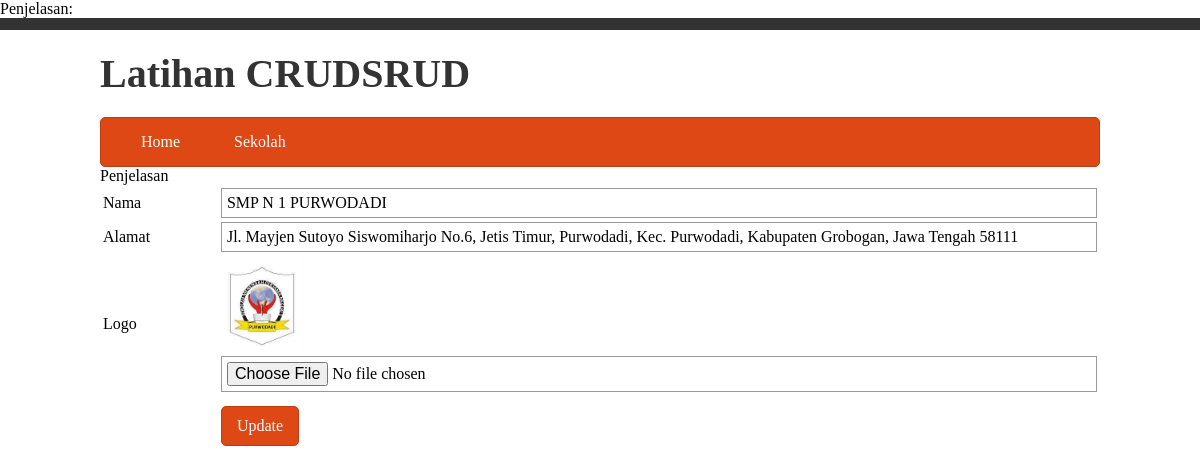
The app's page /index.php?p=sekolah&m=edit&id=1 with its own data.
### tables this page shows
CREATE TABLE `sekolah` (
  `id` int(11) NOT NULL,
  `nama` varchar(255) NOT NULL,
  `alamat` text NOT NULL,
  `logo` varchar(255) NOT NULL
);

### conf.php (called while the page is built, shortened)
<?php
function get($val){
 return
isset($_GET[$val])?htmlspecialchars($_GET[$val]):null;
}
function inc($val){
 include file_exists($val.'.php')?$val.'.php':'nofile.php';
}
?>

### tampilan/sekolah/edit.php (the view, shortened to what this page needs)
<?php
$hasil = $koneksi->prepare("SELECT * FROM sekolah WHERE `id` =
'".get('id')."'");
$hasil->execute();
$data = $hasil->fetch(PDO::FETCH_ASSOC);
?>
<form method="POST"
action="proses/sekolah/update.php"enctype="multipart/form-data">
 <table>
  <tr>
   <td>Nama</td>
   <td><input type="text" name="nama" value="<?php
echo $data['nama'];?>"></td>
  </tr>
  <tr>
   <td>Alamat</td>
   <td><input type="text" name="alamat" value="<?php
echo $data['alamat'];?>"></td>
  </tr>
  <tr>
   <td>Logo</td>
   <td><img class="img-small" src="assets/<?php echo
$data['logo'];?>">
  <input type="file" name="logo"></td>
  </tr>
  <tr>
   <td></td>
   <td><button type="submit">Update</button></td>
  </tr>
 </table>
</form>

### assets/css/css.css (style rules this page uses)
* { outline: none; }
body { margin: 0; font-family: Candara; }
button,.btn { background: #dd4814; border:1px solid #bf3e11; border-radius: 5px; padding: 10px 15px; color:white; display: inline-block; margin: 10px 0; font-family: Candara; font-size: 12pt; }
.img-small { max-width: 100px; max-height: 100px; }
table { width: 100%; }
input { font-size: 12pt; font-family: Candara; padding: 5px; width: 100%; border:1px solid #999; }

### records on screen
sekolah: nama "SMP N 1 PURWODADI", alamat "Jl. Mayjen Sutoyo Siswomiharjo No.6, Jetis Timur, Purwodadi, Kec. Purwodadi, Kabupaten Grobogan, Jawa Tengah 58111", logo (picture)
